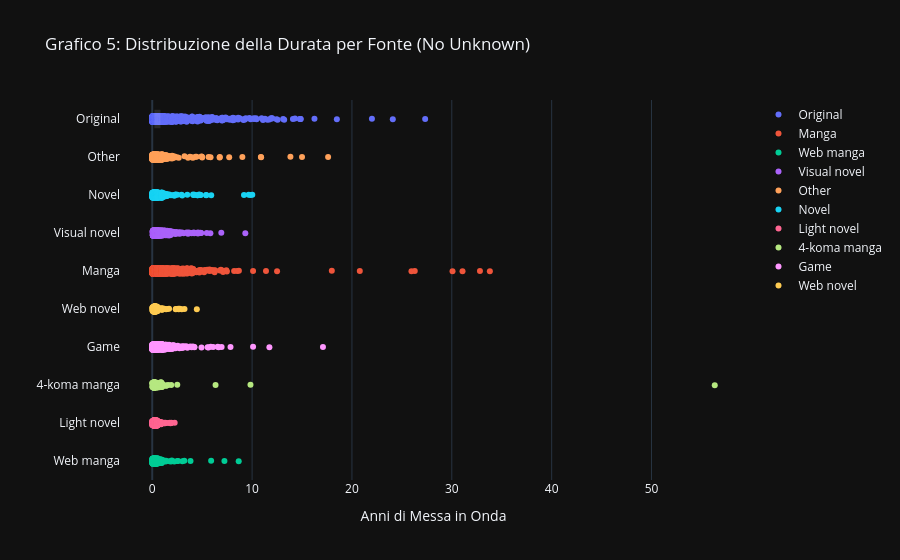

Source (notebook cell):
### Markdown cell above
### 🔍 Analisi 1: La Fonte (Il Combustibile)

### Code cell
# --- 1. Preparazione Dati per Grafico 5 (Strip Plot Ibrido) ---
df_clean_duration = df.copy()

# Calcolo Durata in Anni
start = pd.to_datetime(df_clean_duration['start_date'], utc=True, errors='coerce')
end = pd.to_datetime(df_clean_duration['end_date'].fillna(pd.Timestamp.now()), utc=True, errors='coerce')
df_clean_duration['duration_years'] = (end - start).dt.days / 365.25

# Pulizia Base
df_clean_duration = df_clean_duration.dropna(subset=['duration_years', 'source'])
df_clean_duration = df_clean_duration[df_clean_duration['duration_years'] > 0]

# --- FILTRO AGGIUNTIVO: Rimozione Unknown ---
# Rimuoviamo qualsiasi fonte che contenga "Unknown"
df_clean_duration = df_clean_duration[df_clean_duration['source'] != 'Unknown']

# Filtro Top Sources (Ricalcolato DOPO aver tolto Unknown)
top_sources = df_clean_duration['source'].value_counts().head(10).index
df_clean_duration = df_clean_duration[df_clean_duration['source'].isin(top_sources)]

# --- 2. Creazione Grafico Ibrido ---
fig_source_time = px.strip(df_clean_duration, 
                           x='duration_years', 
                           y='source',
                           color='source',
                           orientation='h',
                           stripmode='overlay', 
                           title='Grafico 5: Distribuzione della Durata per Fonte (No Unknown)',
                           labels={'source': '', 'duration_years': 'Anni di Messa in Onda'},
                           template='plotly_dark',
                           hover_data=['title'])

# Aggiunta Box Plot (Nascondo legenda duplicata)
box_trace = px.box(df_clean_duration, x='duration_years', y='source', orientation='h', color='source').data[0]
box_trace.showlegend = False 
box_trace.marker.color = 'rgba(0,0,0,0)' 
box_trace.fillcolor = 'rgba(255,255,255,0.1)' 

fig_source_time.add_trace(box_trace)

# Estetica
fig_source_time.update_traces(marker=dict(size=4, opacity=0.6), selector=dict(mode='markers')) 

# Ordiniamo l'asse Y per mediana (dal più longevo al meno longevo)
fig_source_time.update_layout(yaxis={'categoryorder':'median ascending'})

fig_source_time.show()

### Figure 1 — Plotly figure (JSON) as saved in the notebook; plotly's stock layout.template omitted (floating-point values rounded to 4 significant figures; data arrays with more than 128 entries replaced by an {"elided": "..."} marker saying what was removed)
{"data": [{"alignmentgroup": "True", "boxpoints": "all", "customdata": {"elided": "2810x1 str values"}, "fillcolor": "rgba(255,255,255,0)", "hoveron": "points", "hovertemplate": "=%{y}<br>Anni di Messa in Onda=%{x}<br>title=%{customdata[0]}<extra></extra>", "legendgroup": "Original", "line": {"color": "rgba(255,255,255,0)"}, "marker": {"color": "#636efa"}, "name": "Original", "offsetgroup": "Original", "orientation": "h", "pointpos": 0, "showlegend": true, "type": "box", "x": {"elided": "2810 float values"}, "x0": " ", "xaxis": "x", "y": {"elided": "2810 str values"}, "y0": " ", "yaxis": "y"}, {"alignmentgroup": "True", "boxpoints": "all", "customdata": {"elided": "2894x1 str values"}, "fillcolor": "rgba(255,255,255,0)", "hoveron": "points", "hovertemplate": "=%{y}<br>Anni di Messa in Onda=%{x}<br>title=%{customdata[0]}<extra></extra>", "legendgroup": "Manga", "line": {"color": "rgba(255,255,255,0)"}, "marker": {"color": "#EF553B"}, "name": "Manga", "offsetgroup": "Manga", "orientation": "h", "pointpos": 0, "showlegend": true, "type": "box", "x": {"elided": "2894 float values"}, "x0": " ", "xaxis": "x", "y": {"elided": "2894 str values"}, "y0": " ", "yaxis": "y"}, {"alignmentgroup": "True", "boxpoints": "all", "customdata": {"elided": "429x1 str values"}, "fillcolor": "rgba(255,255,255,0)", "hoveron": "points", "hovertemplate": "=%{y}<br>Anni di Messa in Onda=%{x}<br>title=%{customdata[0]}<extra></extra>", "legendgroup": "Web manga", "line": {"color": "rgba(255,255,255,0)"}, "marker": {"color": "#00cc96"}, "name": "Web manga", "offsetgroup": "Web manga", "orientation": "h", "pointpos": 0, "showlegend": true, "type": "box", "x": {"elided": "429 float values"}, "x0": " ", "xaxis": "x", "y": {"elided": "429 str values"}, "y0": " ", "yaxis": "y"}, {"alignmentgroup": "True", "boxpoints": "all", "customdata": {"elided": "805x1 str values"}, "fillcolor": "rgba(255,255,255,0)", "hoveron": "points", "hovertemplate": "=%{y}<br>Anni di Messa in Onda=%{x}<br>title=%{customdata[0]}<extra></extra>", "legendgroup": "Visual novel", "line": {"color": "rgba(255,255,255,0)"}, "marker": {"color": "#ab63fa"}, "name": "Visual novel", "offsetgroup": "Visual novel", "orientation": "h", "pointpos": 0, "showlegend": true, "type": "box", "x": {"elided": "805 float values"}, "x0": " ", "xaxis": "x", "y": {"elided": "805 str values"}, "y0": " ", "yaxis": "y"}, {"alignmentgroup": "True", "boxpoints": "all", "customdata": {"elided": "440x1 str values"}, "fillcolor": "rgba(255,255,255,0)", "hoveron": "points", "hovertemplate": "=%{y}<br>Anni di Messa in Onda=%{x}<br>title=%{customdata[0]}<extra></extra>", "legendgroup": "Other", "line": {"color": "rgba(255,255,255,0)"}, "marker": {"color": "#FFA15A"}, "name": "Other", "offsetgroup": "Other", "orientation": "h", "pointpos": 0, "showlegend": true, "type": "box", "x": {"elided": "440 float values"}, "x0": " ", "xaxis": "x", "y": {"elided": "440 str values"}, "y0": " ", "yaxis": "y"}, {"alignmentgroup": "True", "boxpoints": "all", "customdata": {"elided": "413x1 str values"}, "fillcolor": "rgba(255,255,255,0)", "hoveron": "points", "hovertemplate": "=%{y}<br>Anni di Messa in Onda=%{x}<br>title=%{customdata[0]}<extra></extra>", "legendgroup": "Novel", "line": {"color": "rgba(255,255,255,0)"}, "marker": {"color": "#19d3f3"}, "name": "Novel", "offsetgroup": "Novel", "orientation": "h", "pointpos": 0, "showlegend": true, "type": "box", "x": {"elided": "413 float values"}, "x0": " ", "xaxis": "x", "y": {"elided": "413 str values"}, "y0": " ", "yaxis": "y"}, {"alignmentgroup": "True", "boxpoints": "all", "customdata": {"elided": "694x1 str values"}, "fillcolor": "rgba(255,255,255,0)", "hoveron": "points", "hovertemplate": "=%{y}<br>Anni di Messa in Onda=%{x}<br>title=%{customdata[0]}<extra></extra>", "legendgroup": "Light novel", "line": {"color": "rgba(255,255,255,0)"}, "marker": {"color": "#FF6692"}, "name": "Light novel", "offsetgroup": "Light novel", "orientation": "h", "pointpos": 0, "showlegend": true, "type": "box", "x": {"elided": "694 float values"}, "x0": " ", "xaxis": "x", "y": {"elided": "694 str values"}, "y0": " ", "yaxis": "y"}, {"alignmentgroup": "True", "boxpoints": "all", "customdata": {"elided": "201x1 str values"}, "fillcolor": "rgba(255,255,255,0)", "hoveron": "points", "hovertemplate": "=%{y}<br>Anni di Messa in Onda=%{x}<br>title=%{customdata[0]}<extra></extra>", "legendgroup": "4-koma manga", "line": {"color": "rgba(255,255,255,0)"}, "marker": {"color": "#B6E880"}, "name": "4-koma manga", "offsetgroup": "4-koma manga", "orientation": "h", "pointpos": 0, "showlegend": true, "type": "box", "x": {"elided": "201 float values"}, "x0": " ", "xaxis": "x", "y": {"elided": "201 str values"}, "y0": " ", "yaxis": "y"}, {"alignmentgroup": "True", "boxpoints": "all", "customdata": {"elided": "636x1 str values"}, "fillcolor": "rgba(255,255,255,0)", "hoveron": "points", "hovertemplate": "=%{y}<br>Anni di Messa in Onda=%{x}<br>title=%{customdata[0]}<extra></extra>", "legendgroup": "Game", "line": {"color": "rgba(255,255,255,0)"}, "marker": {"color": "#FF97FF"}, "name": "Game", "offsetgroup": "Game", "orientation": "h", "pointpos": 0, "showlegend": true, "type": "box", "x": {"elided": "636 float values"}, "x0": " ", "xaxis": "x", "y": {"elided": "636 str values"}, "y0": " ", "yaxis": "y"}, {"alignmentgroup": "True", "boxpoints": "all", "customdata": {"elided": "182x1 str values"}, "fillcolor": "rgba(255,255,255,0)", "hoveron": "points", "hovertemplate": "=%{y}<br>Anni di Messa in Onda=%{x}<br>title=%{customdata[0]}<extra></extra>", "legendgroup": "Web novel", "line": {"color": "rgba(255,255,255,0)"}, "marker": {"color": "#FECB52"}, "name": "Web novel", "offsetgroup": "Web novel", "orientation": "h", "pointpos": 0, "showlegend": true, "type": "box", "x": {"elided": "182 float values"}, "x0": " ", "xaxis": "x", "y": {"elided": "182 str values"}, "y0": " ", "yaxis": "y"}, {"alignmentgroup": "True", "fillcolor": "rgba(255,255,255,0.1)", "hovertemplate": "source=%{y}<br>duration_years=%{x}<extra></extra>", "legendgroup": "Original", "marker": {"color": "rgba(0,0,0,0)"}, "name": "Original", "notched": false, "offsetgroup": "Original", "orientation": "h", "showlegend": false, "type": "box", "x": {"elided": "2810 float values"}, "x0": " ", "xaxis": "x", "y": {"elided": "2810 str values"}, "y0": " ", "yaxis": "y"}], "layout": {"boxmode": "overlay", "legend": {"title": {"text": ""}, "tracegroupgap": 0}, "title": {"text": "Grafico 5: Distribuzione della Durata per Fonte (No Unknown)"}, "xaxis": {"anchor": "y", "domain": [0, 1], "title": {"text": "Anni di Messa in Onda"}}, "yaxis": {"anchor": "x", "categoryarray": ["Web novel", "Game", "4-koma manga", "Light novel", "Novel", "Other", "Visual novel", "Web manga", "Manga", "Original"], "categoryorder": "median ascending", "domain": [0, 1], "title": {"text": ""}}}}
